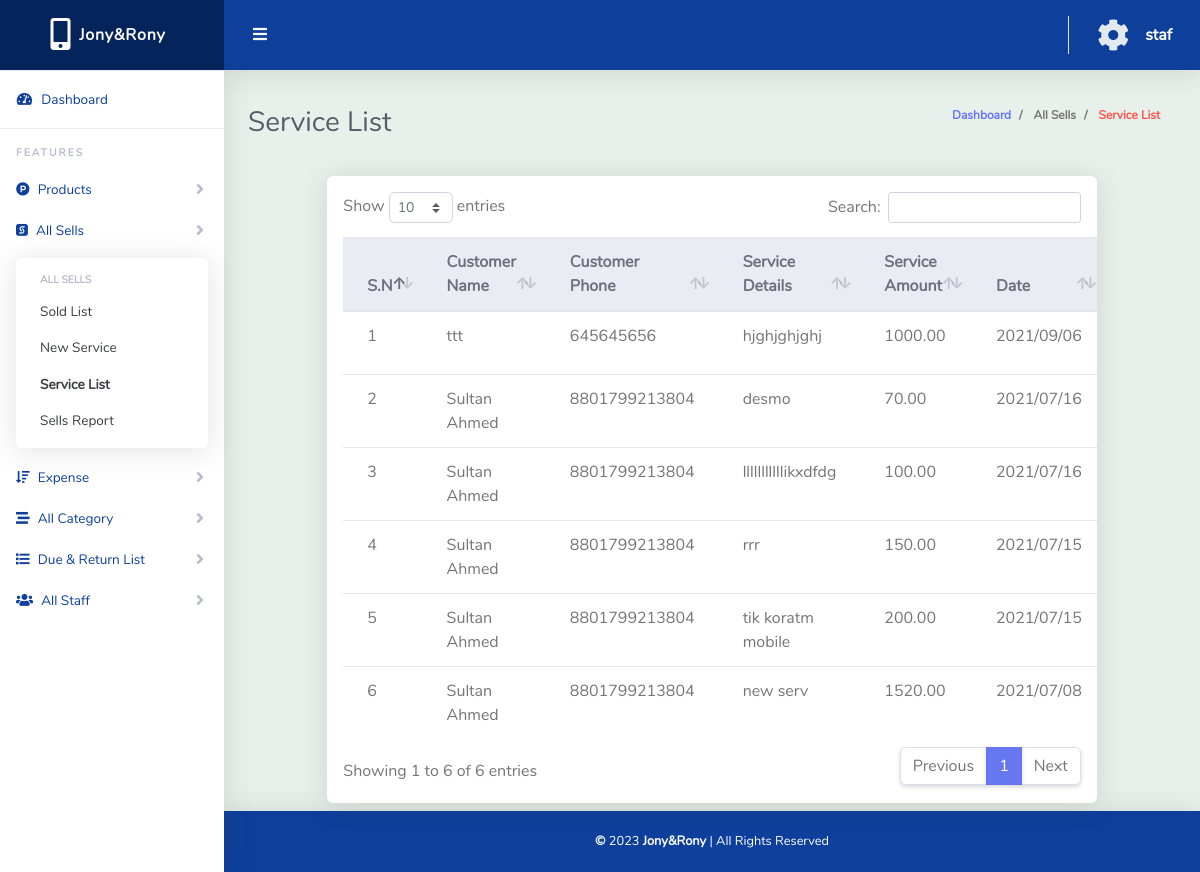
/service_list.php (signed in), run on the app's committed database.
### tables this page shows
CREATE TABLE `tbl_sale_services` (
  `service_id` int(11) NOT NULL,
  `customer_name` varchar(32) NOT NULL,
  `customer_num` varchar(14) NOT NULL,
  `service_details` varchar(255) NOT NULL,
  `service_price` float(20,2) NOT NULL,
  `service_exp` float(20,2) NOT NULL,
  `date` datetime NOT NULL DEFAULT current_timestamp()
);

### classes/newservice.php (called while the page is built, shortened)
<?php
$filepath = realpath(dirname(__FILE__));
include_once($filepath . '/../lib/Database.php');
include_once($filepath . '/../lib/Query.php');
include_once($filepath . '/../helpers/Format.php');
class Newservice
{
    private $qu;
    public function __construct()
    {
        $this->qu = new Query();
    }
    public function getAllser()
    {
        $query = "SELECT * FROM tbl_sale_services ORDER BY service_id desc";
        $result = $this->qu->select($query);
        return $result;
    }
}

### lib/Database.php (called while the page is built, shortened)
<?php
class Database
{
	public $host   = DB_HOST;
	public $user   = DB_USER;
	public $pass   = DB_PASS;
	public $dbname = DB_NAME;
	private function connectDB()
	{
		$this->link = new mysqli($this->host, $this->user, $this->pass, $this->dbname);
	}
}

### lib/Query.php (called while the page is built, shortened)
<?php
$filepath = realpath(dirname(__FILE__));
include_once($filepath . '/Database.php');
class Query extends Database{
	public function select($query)
	{
		$result = $this->link->query($query) or die($this->link->error . __LINE__);
		if ($result->num_rows > 0) {
			return $result;
		} else {
			return false;
		}
	}
}
?>

### helpers/Format.php (called while the page is built, shortened)
<?php
class Format{
	public function formatDate($date){
		return date('Y/m/d ', strtotime($date));
	}
}
?>

### service_list.php (the view, shortened to what this page needs)
<?php
$filepath = realpath(dirname(__FILE__));
include_once($filepath . '/inc/header.php');
?>
<div class="container-fluid" id="container-wrapper">
    <div class="d-sm-flex align-items-center justify-content-between mb-4">
        <h1 class="h3 mb-0 text-gray-800">Service List</h1>
        <ol class="breadcrumb">
            <li class="breadcrumb-item">
                <a href="dashboard.php" class="text-decoration-none">Dashboard</a>
            </li>
            <li class="breadcrumb-item">
                All Sells
            </li>
            <li class="breadcrumb-item text-danger" aria-current="page">
                Service List
            </li>
        </ol>
    </div>
    <div class="row">
        <div class="col-lg-1 mb-2"></div>
        <div class="col-lg-10 mb-2">
            <div class="card">
                <div class="table-responsive p-3">
                    <table class="table align-items-center table-flush table-hover" id="dataTableHover">
                        <thead class="thead-light">
                            <tr>
                                <th>S.N</th>
                                <th>Customer Name</th>
                                <th>Customer Phone</th>
                                <th>Service Details</th>
                                <th>Service Amount</th>
                                <th>Date</th>
                            </tr>
                        </thead>
                        <tbody>
                            <?php
                            $getser = $sv->getAllser();
                            if ($getser) {
                                $i = 0;
                                while ($result = $getser->fetch_assoc()) {
                                    $i++;
                            ?>
                                    <tr>
                                        <td><?php echo $i; ?></td>
                                        <td><?php echo $result['customer_name']; ?></td>
                                        <td><?php echo $result['customer_num']; ?></td>
                                        <td><?php echo $result['service_details']; ?></td>
                                        <td><?php echo $result['service_price']; ?></td>
                                        <td><?php echo $fm->formatDate($result['date']); ?></td>
                                    </tr>
                            <?php }
                            } ?>
                        </tbody>
                    </table>
                </div>
            </div>
        </div>
        <div class="col-lg-1 mb-2"></div>
    </div>
</div>
<?php
include_once($filepath . '/inc/footer.php');
?>

### data on the page
tbl_sale_services: customer_name "ttt", customer_num "645645656", service_details "hjghjghjghj", service_price "1000.00", date "2021/09/06"
tbl_sale_services: customer_name "Sultan Ahmed", customer_num "8801799213804", service_details "desmo", service_price "70.00", date "2021/07/16"
tbl_sale_services: customer_name "Sultan Ahmed", customer_num "8801799213804", service_details "lllllllllllikxdfdg", service_price "100.00", date "2021/07/16"
tbl_sale_services: customer_name "Sultan Ahmed", customer_num "8801799213804", service_details "rrr", service_price "150.00", date "2021/07/15"
tbl_sale_services: customer_name "Sultan Ahmed", customer_num "8801799213804", service_details "tik koratm mobile", service_price "200.00", date "2021/07/15"
tbl_sale_services: customer_name "Sultan Ahmed", customer_num "8801799213804", service_details "new serv", service_price "1520.00", date "2021/07/08"

### other printed values
Session::get("user") "staf"
